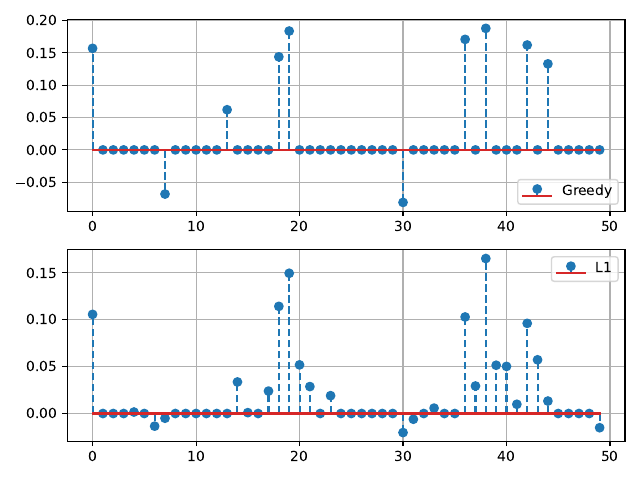

Generate this figure with Python:
import matplotlib.pyplot as plt
import numpy as np
from cvxopt import matrix
from numpy.lib.stride_tricks import sliding_window_view

from src.lib.l1regls import l1regls

try:
    y = np.load("time_series.npy")
except FileNotFoundError:
    print("Time series not found. Run `python -m src.10.01`")
    exit()


def design_matrix(ts: np.ndarray, p: int) -> np.ndarray:
    return sliding_window_view(ts, p)[:, ::-1]


p = 50


def greedy_ar(ts: np.ndarray, p: int, max_feat=10):
    X = design_matrix(ts[:-1], p)
    Y = ts[p:]

    _, n_features = X.shape

    residual = Y.copy()
    x_pred = np.zeros(n_features)

    indices = []
    for _ in range(max_feat):
        corr = X.T @ residual

        best_idx = np.argmax(np.abs(corr))
        if best_idx in indices:
            break

        indices.append(best_idx)

        X_selected = X[:, indices]
        pred_selected, _, _, _ = np.linalg.lstsq(X_selected, Y)

        residual = Y - (X_selected @ pred_selected)
        x_pred[indices] = pred_selected

    return x_pred


def l1_reg_ar(ts: np.ndarray, p: int, lambda_reg=50.0):
    X = design_matrix(ts[:-1], p)
    Y = ts[p:]
    scale = 1 / np.sqrt(lambda_reg)

    A_cvx, b_cvx = matrix(X * scale), matrix(Y * scale)
    x_pred = l1regls(A_cvx, b_cvx)

    return np.array(x_pred).flatten()


theta_greedy = greedy_ar(y, p)
theta_l1 = l1_reg_ar(y, p, 800.0)

np.save("theta_greedy.npy", theta_greedy)
np.save("theta_l1.npy", theta_l1)

fig, ax = plt.subplots(2)

ax[0].stem(theta_greedy, linefmt="--", markerfmt="o", label="Greedy")
ax[0].legend()
ax[0].grid()

ax[1].stem(theta_l1, linefmt="--", markerfmt="o", label="L1")
ax[1].legend()
ax[1].grid()

plt.tight_layout()
plt.savefig("src/10/03.pdf", format="pdf")
plt.show()
